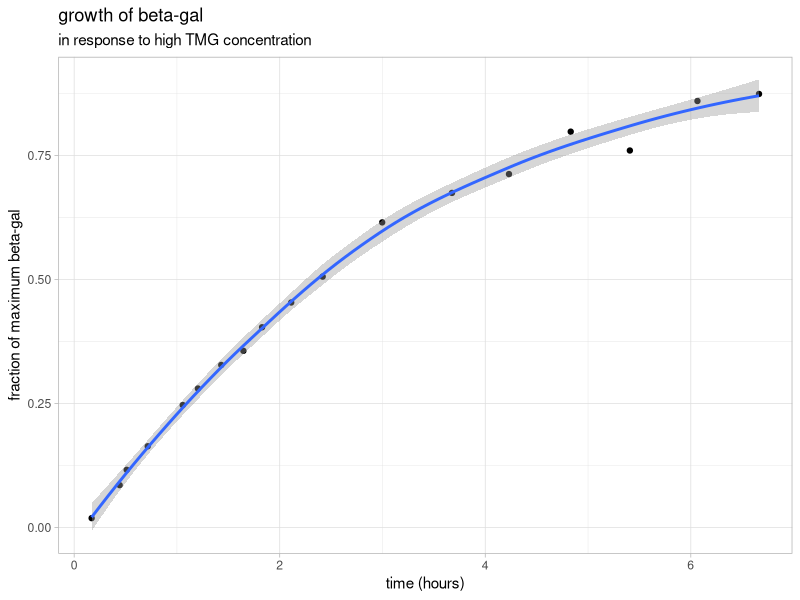

Recreate this plot in R. (Note: this script raises an error after producing the figure.)
## ---- chunk 1
knitr::opts_chunk$set(echo = FALSE)
library(tidyverse)
theme_set(theme_minimal())
## ---- chunk 2
#import A; separate columns and add titles; render as number
novick_a <- read.csv("data/g149novickA.csv", header = FALSE) 
novick_a <- novick_a %>%   
  separate_wider_delim(1, ",", names = c("time", "concentration")) %>%
  mutate_if(is.character, as.double)

#import B; separate columns and add titles; render as number
novick_b <- read.csv("data/g149novickB.csv", header = FALSE) 
novick_b <- novick_b %>%   
  separate_wider_delim(1, ",", names = c("time", "concentration")) %>%
  mutate_if(is.character, as.double)

## ---- chunk 3
#plot_title <- glue::glue("")
novick_a %>%
  ggplot(aes(x = time, y = concentration)) + 
  geom_point() + 
  labs(
    title = "growth of beta-gal ",
    subtitle = "in response to high TMG concentration",
    x = "time (hours)", 
    y = "fraction of maximum beta-gal"
  ) + 
  theme_light() +
  geom_smooth()


## ---- chunk 4
#define function
growth_a <- function (time, ampl, tau) (ampl*(1-time/tau))
#fit function
nls(novick_a$concentration ~ growth_a(time, myA, myT), data = novick_a, start = list(myA = 1.26, myT = 2.62))

fit = nls(concentration ~ a*(1-time/tau), data = novick_a, start (a = 0, tau = 0))
print (fit)


## ---- chunk 5
novick_b %>%
  ggplot(aes(x = time, y = concentration)) + 
  geom_point() + 
  labs(
    title = "growth of beta-gal", 
    subtitle = "in response to lower TMG concentration", 
    x = "time (hours)", 
    y = "fraction of maximum beta-gal"
  ) + 
  theme_light()
## ---- chunk 6
#define function

#fit function
